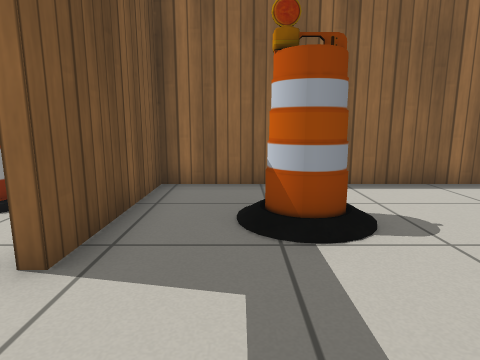
view 1 (above)

16 first-person views from a walk through a robot-simulator world made for Gazebo. The camera is 0.7 m above the floor, tilts 10° down and sees 75° across. The floor is counted in squares, 0.5 m on a side. Each view is taken from the middle of a square. On the plan, view 1 faces up. The plan holds only what a view shows up to about 14 squares ahead; the rest is blank. Gazebo's built-in surfaces are drawn with simple patterns.

view 2
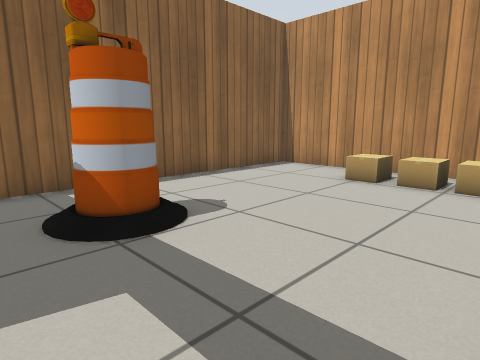

view 3
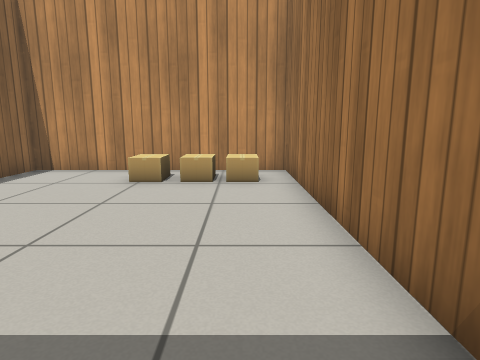

view 4
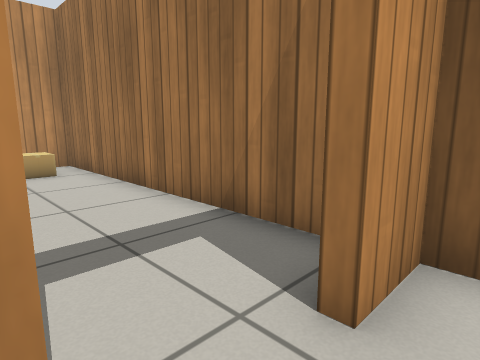

view 5
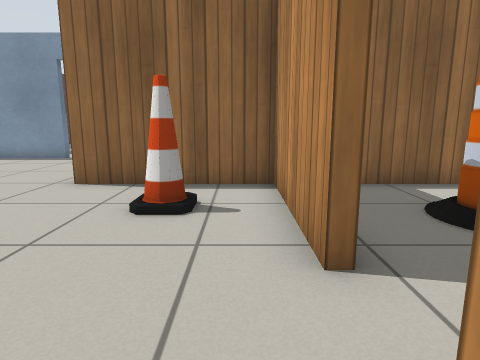

view 6
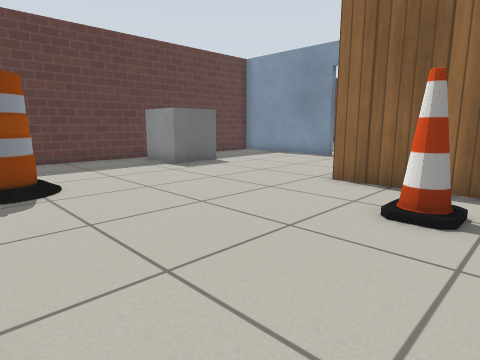

view 7
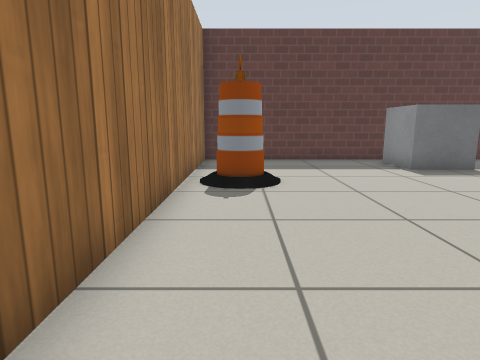

view 8
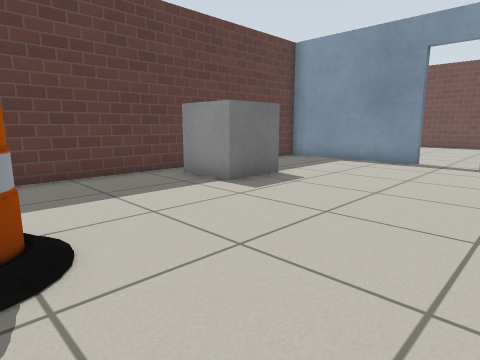

view 9
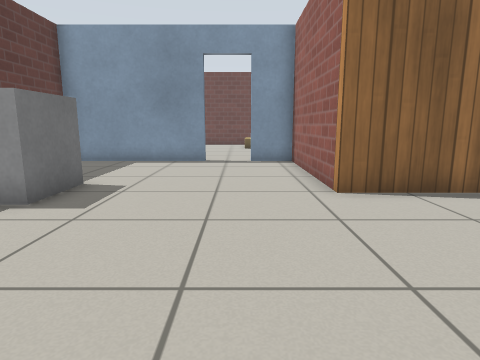

view 10
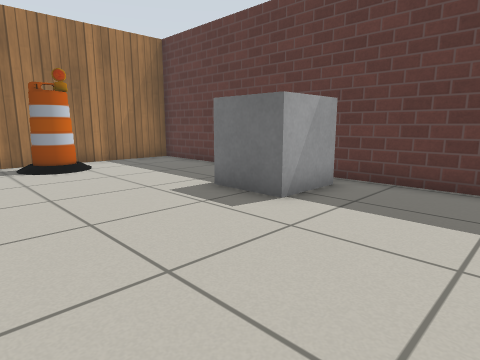

view 11
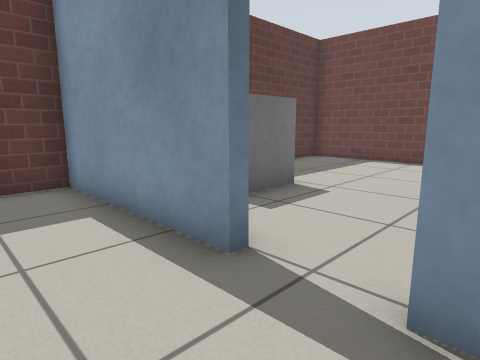

view 12
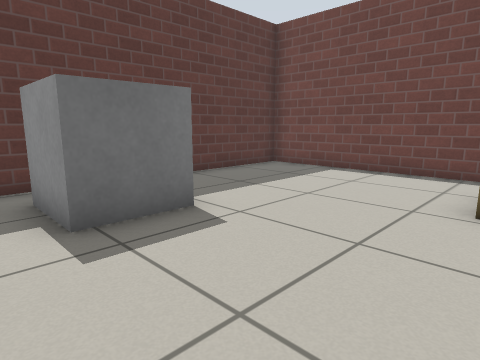

view 13
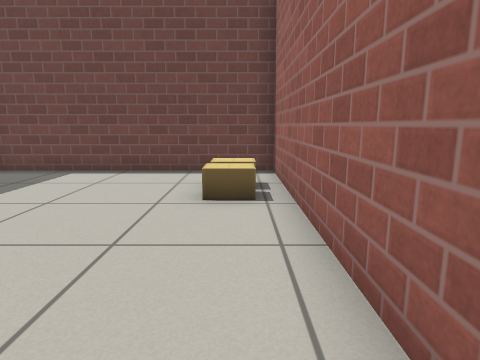

view 14
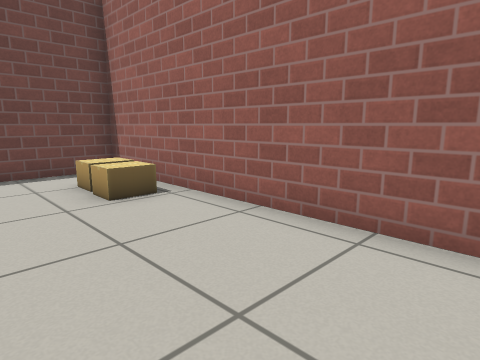

view 15
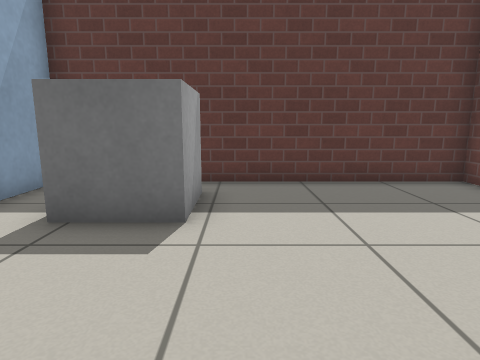

view 16
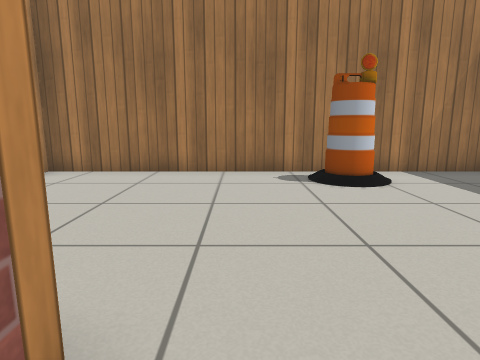

### Floor plan
Points are (right, up) in squares from view 1. A wall is a line through its corners. A room is listed if a view was taken in it or the views show most of it. See-through windows are left out.
Room 1 (views 1, 2, 3)
walls: (-1.1, -0.4) (8.7, -0.4) (8.7, 7.4) (-1.9, 7.4) (-1.9, 2.9)
ways out: open door at (-2, 1.5) to room 2
objects: barrel (1, 4) to (1, 5); cardboard box (7, 1); cardboard box (7, 2); cardboard box (7, 3)
Room 2 (views 4, 5, 6, 7, 8, 9, 10, 11, 16)
walls: (-2.2, 2.9) (-2.2, 7.4) (-7, 7.4) (-7, 13.2) (-8.6, 13.2); (-10.4, 13.2) (-15.7, 13.2) (-15.7, -0.4) (-2.2, -0.4) (-2.2, 1.1)
ways out: open door at (-2, 1.5) to room 1; open door at (-9.5, 13) to room 3
objects: other object (-15, 7) to (-13, 8); barrel (-11, 1) to (-10, 1); cone (-4, 5)
Room 3 (views 12, 13, 14, 15)
walls: (-10.4, 13.6) (-10.4, 13.2); (-7, 14.4) (-7, 23.6) (-15.7, 23.6) (-15.7, 13.5) (-13.8, 13.5)
ways out: open door at (-9.5, 13) to room 2
objects: other object (-14, 15) to (-13, 17); cardboard box (-8, 20); cardboard box (-8, 21)

Positions as (right, up) in squares from view 1, and headings:
1: (0, 0), facing up
2: (-1, 0), facing up-right
3: (-1, 1), facing right
4: (-3, 3), facing down-right
5: (-3, 0), facing up
6: (-3, 0), facing up-left
7: (-3, 1), facing left
8: (-7, 1), facing up-left
9: (-9, 1), facing up
10: (-8, 12), facing down-left
11: (-8, 11), facing up-left
12: (-8, 14), facing up-left
13: (-8, 14), facing up
14: (-11, 14), facing up-right
15: (-8, 18), facing left
16: (-8, 9), facing down
